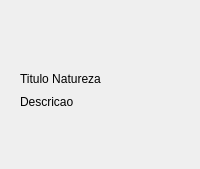
           <widget class="QWidget" name="pgNatureza">
            <layout class="QHBoxLayout" name="horizontalLayout_3">
             <property name="topMargin">
              <number>0</number>
             </property>
             <item>
              <widget class="QFrame" name="frDireita">
               <property name="maximumSize">
                <size>
                 <width>600</width>
                 <height>16777215</height>
                </size>
               </property>
               <property name="frameShape">
                <enum>QFrame::NoFrame</enum>
               </property>
               <property name="frameShadow">
                <enum>QFrame::Raised</enum>
               </property>
               <layout class="QVBoxLayout" name="verticalLayout_13">
                <item>
                 <spacer name="verticalSpacer_7">
                  <property name="orientation">
                   <enum>Qt::Vertical</enum>
                  </property>
                  <property name="sizeType">
                   <enum>QSizePolicy::Fixed</enum>
                  </property>
                  <property name="sizeHint" stdset="0">
                   <size>
                    <width>20</width>
                    <height>40</height>
                   </size>
                  </property>
                 </spacer>
                </item>
                <item>
                 <layout class="QVBoxLayout" name="vlNaturezas">
                  <property name="spacing">
                   <number>4</number>
                  </property>
                  <property name="sizeConstraint">
                   <enum>QLayout::SetMinimumSize</enum>
                  </property>
                 </layout>
                </item>
                <item>
                 <spacer name="verticalSpacer_8">
                  <property name="orientation">
                   <enum>Qt::Vertical</enum>
                  </property>
                  <property name="sizeType">
                   <enum>QSizePolicy::Fixed</enum>
                  </property>
                  <property name="sizeHint" stdset="0">
                   <size>
                    <width>20</width>
                    <height>20</height>
                   </size>
                  </property>
                 </spacer>
                </item>
                <item>
                 <widget class="QLabel" name="lbTituloNatureza">
                  <property name="minimumSize">
                   <size>
                    <width>0</width>
                    <height>20</height>
                   </size>
                  </property>
                  <property name="maximumSize">
                   <size>
                    <width>16777215</width>
                    <height>40</height>
                   </size>
                  </property>
                  <property name="text">
                   <string>Titulo Natureza</string>
                  </property>
                 </widget>
                </item>
                <item alignment="Qt::AlignTop">
                 <widget class="QLabel" name="lbDescNatureza">
                  <property name="sizePolicy">
                   <sizepolicy hsizetype="Preferred" vsizetype="Fixed">
                    <horstretch>0</horstretch>
                    <verstretch>0</verstretch>
                   </sizepolicy>
                  </property>
                  <property name="text">
                   <string>Descricao</string>
                  </property>
                  <property name="wordWrap">
                   <bool>true</bool>
                  </property>
                 </widget>
                </item>
                <item>
                 <spacer name="verticalSpacer_6">
                  <property name="orientation">
                   <enum>Qt::Vertical</enum>
                  </property>
                  <property name="sizeHint" stdset="0">
                   <size>
                    <width>20</width>
                    <height>40</height>
                   </size>
                  </property>
                 </spacer>
                </item>
               </layout>
              </widget>
             </item>
            </layout>
           </widget>
